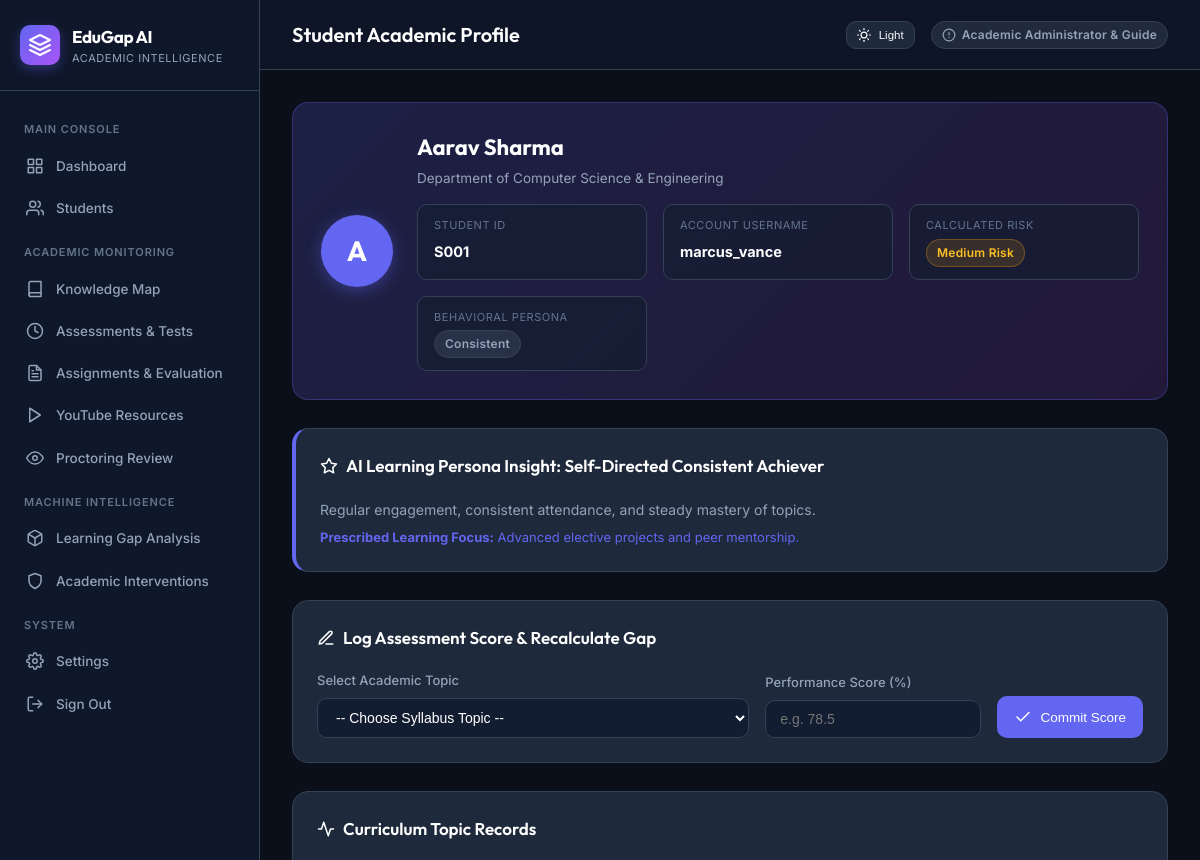
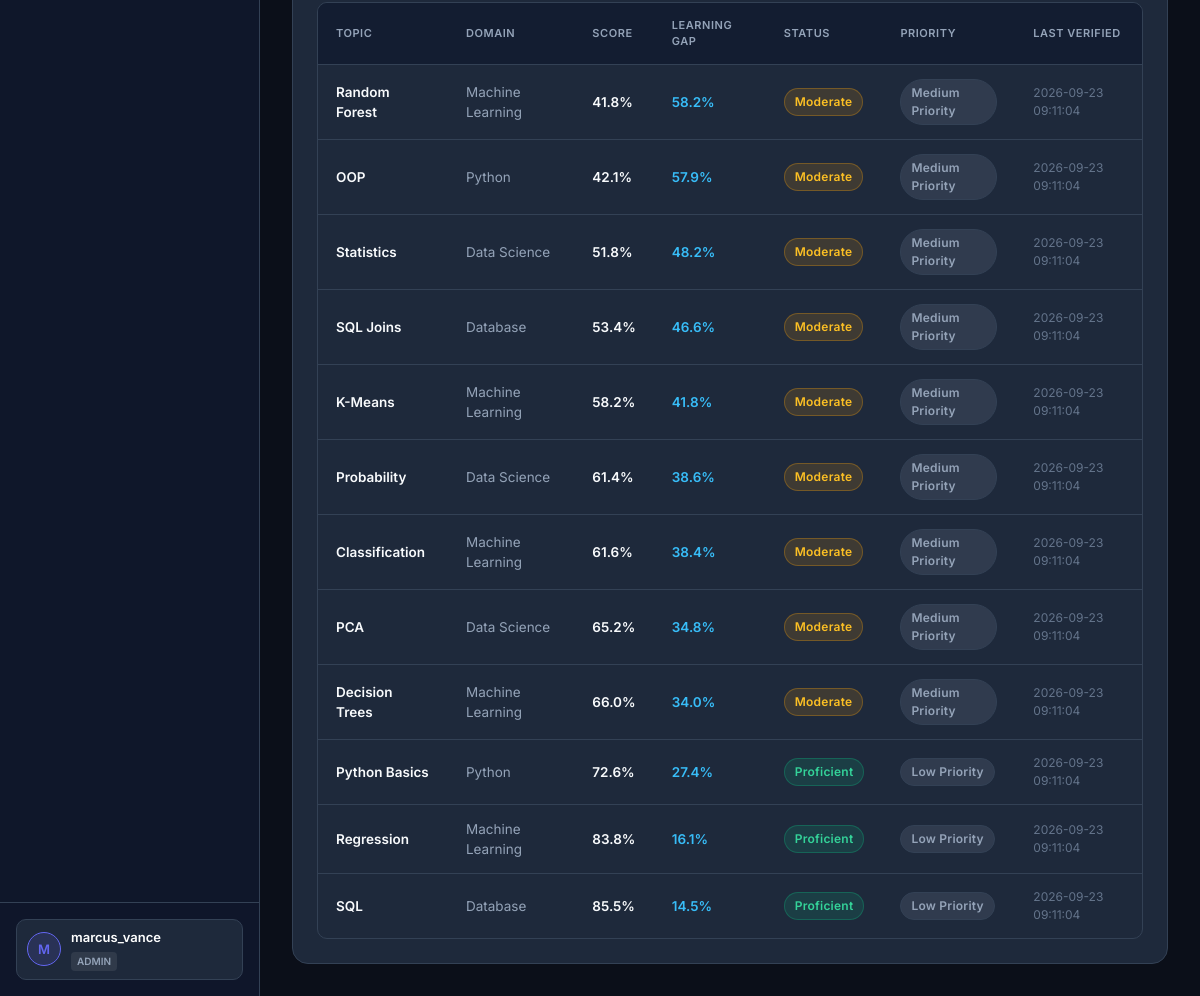
Page /profile (signed in) on the committed database (2 pictures, top to bottom).
### tables this page shows
CREATE TABLE students (
    student_id TEXT PRIMARY KEY,
    average_quiz_score REAL,
    average_assignment_score REAL,
    average_learning_gap REAL,
    average_attendance REAL,
    overall_risk TEXT
, name TEXT, email TEXT, department TEXT DEFAULT 'Computer Science & Engineering', enrollment_date TEXT DEFAULT '2025-08-01');

CREATE TABLE student_topics (

    id INTEGER PRIMARY KEY AUTOINCREMENT,

    student_id TEXT NOT NULL,

    topic_id INTEGER NOT NULL,

    score REAL DEFAULT 0,

    learning_gap_score REAL DEFAULT 0,

    gap_category TEXT,

    priority TEXT,

    last_updated TIMESTAMP DEFAULT CURRENT_TIMESTAMP,

    FOREIGN KEY (topic_id)
        REFERENCES topics(id)

);

CREATE TABLE topics (

    id INTEGER PRIMARY KEY AUTOINCREMENT,

    topic_name TEXT NOT NULL UNIQUE,

    subject TEXT,

    description TEXT

);

### app.py (the view, shortened to what this page needs)
@app.route("/profile")
@login_required
def profile():
    student_id = session.get("student_id")
    if not student_id:
        student_id = "S001"
    connection = get_db_connection()
    student = connection.execute(
        "SELECT * FROM students WHERE student_id = ?",
        (student_id,)
    ).fetchone()
    topics = connection.execute(
        "SELECT * FROM topics ORDER BY id"
    ).fetchall()
    performance_data = connection.execute("""
        SELECT
            st.id,
            st.student_id,
            st.topic_id,
            st.score,
            st.learning_gap_score,
            st.gap_category,
            st.priority,
            st.last_updated,
            t.topic_name,
            t.subject
        FROM student_topics st
        JOIN topics t ON st.topic_id = t.id
        WHERE st.student_id = ?
        ORDER BY st.learning_gap_score DESC
    """, (student_id,)).fetchall()
    connection.close()
    features = {
        "quiz_score": student["average_quiz_score"] if student and "average_quiz_score" in student.keys() else 50,
        "assignment_score": student["average_assignment_score"] if student and "average_assignment_score" in student.keys() else 50,
        "attendance": student["average_attendance"] if student and "average_attendance" in student.keys() else 75,
        "videos_watched": 4,
        "lessons_completed": 5,
        "login_frequency": 3,
        "days_inactive": 5,
        "engagement_score": 50
    }
    persona = get_student_cluster_persona(features)
    return render_template(
        "profile.html",
        student=student,
        topics=topics,
        performance_data=performance_data,
        persona=persona
    )

### app.py (called while the page is built)
def get_db_connection():
    connection = sqlite3.connect(DATABASE)
    connection.row_factory = sqlite3.Row
    return connection

def login_required(f):
    @wraps(f)
    def decorated_function(*args, **kwargs):
        if "user_id" not in session:
            flash("Please authenticate to access the academic platform.", "info")
            return redirect(url_for("login"))
        return f(*args, **kwargs)
    return decorated_function

### src/ai_engine.py (called while the page is built)
def get_kmeans_model():
    global _kmeans_model, _scaler_model
    if _kmeans_model is None and KMEANS_FILE.exists():
        _kmeans_model = joblib.load(KMEANS_FILE)
    if _scaler_model is None and SCALER_FILE.exists():
        _scaler_model = joblib.load(SCALER_FILE)
    return _kmeans_model, _scaler_model

### templates/profile.html (shortened to what this page needs)
{% extends "base.html" %}
{% block header_title %}Student Academic Profile{% endblock %}
{% block content %}
<div class="profile-banner">
    <div class="profile-large-avatar">
        {% if student and student['name'] %}
        {{ student['name'][0]|upper }}
        {% elif session.get('username') %}
        {{ session.get('username')[0]|upper }}
        {% else %}
        U
        {% endif %}
    </div>
    <div class="profile-primary-info">
        <h2>
            {% if student and student['name'] %}
            {{ student['name'] }}
            {% else %}
            Registered Scholar
            {% endif %}
        </h2>
        <p>
            Department of
            {% if student and student['department'] %}
            {{ student['department'] }}
            {% else %}
            Computer Science & Engineering
            {% endif %}
        </p>
        <div class="info-grid">
            <div class="info-box">
                <span class="label">Student ID</span>
                <strong>
                    {% if student and student['student_id'] %}
                    {{ student['student_id'] }}
                    {% else %}
                    {{ session.get('student_id', 'S001') }}
                    {% endif %}
                </strong>
            </div>
            <div class="info-box">
                <span class="label">Account Username</span>
                <strong>
                    {{ session.get('username', 'Not available') }}
                </strong>
            </div>
            <div class="info-box">
                <span class="label">Calculated Risk</span>
                {% set risk = 'Low Risk' %}
                {% if student and student['overall_risk'] %}
                {% set risk = student['overall_risk'] %}
                {% elif student and student['average_learning_gap'] is defined %}
                {% if student['average_learning_gap'] >= 60 %}
                {% set risk = 'High Risk' %}
                {% elif student['average_learning_gap'] >= 30 %}
                {% set risk = 'Medium Risk' %}
                {% endif %}
                {% endif %}
                {% if risk == 'High Risk' %}
                <span class="badge badge-high">High Risk</span>
                {% elif risk == 'Medium Risk' %}
                <span class="badge badge-medium">Medium Risk</span>
                {% else %}
                <span class="badge badge-low">Low Risk</span>
                {% endif %}
            </div>
            <div class="info-box">
                <span class="label">Behavioral Persona</span>
                <span class="badge badge-neutral">
                    {% if persona and persona.get('badge') %}
                    {{ persona.get('badge') }}
                    {% else %}
                    Consistent
                    {% endif %}
                </span>
            </div>
        </div>
    </div>
</div>
<div class="card" style="margin-bottom: 28px; border-left: 4px solid var(--primary);">
    <div class="card-header">
        <h3>
            <svg class="icon" viewBox="0 0 24 24">
                <polygon
                    points="12 2 15.09 8.26 22 9.27 17 14.14 18.18 21.02 12 17.77 5.82 21.02 7 14.14 2 9.27 8.91 8.26 12 2" />
            </svg>
            <span>
                AI Learning Persona Insight:
                {% if persona and persona.get('name') %}
                {{ persona.get('name') }}
                {% else %}
                Consistent Learner
                {% endif %}
            </span>
        </h3>
    </div>
    <p style="color: var(--text-secondary); font-size: 14px; margin-bottom: 8px;">
        {% if persona and persona.get('desc') %}
        {{ persona.get('desc') }}
        {% else %}
        Your learning activity shows a consistent academic engagement pattern.
        {% endif %}
    </p>
    <div style="font-size: 13px; color: var(--primary);">
        <strong>Prescribed Learning Focus:</strong>
        {% if persona and persona.get('recommendation_focus') %}
        {{ persona.get('recommendation_focus') }}
        {% else %}
        Continue regular practice and focus on topics with higher learning gaps.
        {% endif %}
    </div>
</div>
<div class="card" style="margin-bottom: 28px;">
    <div class="card-header">
        <h3>
            <svg class="icon" viewBox="0 0 24 24">
                <path d="M12 20h9" />
                <path d="M16.5 3.5a2.121 2.121 0 0 1 3 3L7 19l-4 1 1-4L16.5 3.5z" />
            </svg>
            <span>
                Log Assessment Score & Recalculate Gap
            </span>
        </h3>
    </div>
    <form method="POST" action="{{ url_for('update_performance') }}">
        <div class="form-grid-2">
            <div class="form-group" style="margin-bottom: 0;">
                <label class="form-label" for="topic_id">
                    Select Academic Topic
                </label>
                <select name="topic_id" id="topic_id" class="form-control" required>
                    <option value="">
                        -- Choose Syllabus Topic --
                    </option>
                </select>
            </div>
            <div class="form-group" style="margin-bottom: 0;">
                <label class="form-label" for="score">
                    Performance Score (%)
                </label>
                <input type="number" id="score" name="score" class="form-control" min="0" max="100" step="0.1"
                    placeholder="e.g. 78.5" required>
            </div>
            <button type="submit" class="btn btn-primary" style="height: 42px;">
                <svg class="icon" viewBox="0 0 24 24">
                    <polyline points="20 6 9 17 4 12" />
                </svg>
                <span>Commit Score</span>
            </button>
        </div>
    </form>
</div>
<div class="card">
    <div class="card-header">
        <h3>
            <svg class="icon" viewBox="0 0 24 24">
                <polyline points="22 12 18 12 15 21 9 3 6 12 2 12" />
            </svg>
            <span>
                Curriculum Topic Records
            </span>
        </h3>
    </div>
    {% if performance_data %}
    <div class="table-container">
        <table>
            <thead>
                <tr>
                    <th>Topic</th>
                    <th>Domain</th>
                    <th>Score</th>
                    <th>Learning Gap</th>
                    <th>Status</th>
                    <th>Priority</th>
                    <th>Last Verified</th>
                </tr>
            </thead>
            <tbody>
                {% for item in performance_data %}
                <tr>
                    <td style="font-weight: 600;">
                        {{ item['topic_name'] }}
                    </td>
                    <td style="color: var(--text-secondary);">
                        {{ item['subject'] }}
                    </td>
                    <td>
                        <span style="font-weight: 600;">
                            {{ "%.1f"|format(item['score']|float) }}%
                        </span>
                    </td>
                    <td>
                        {% set gap = item['learning_gap_score']|float %}
                        {% if gap >= 60 %}
                        {% set gap_color = '#f87171' %}
                        {% elif gap >= 30 %}
                        {% set gap_color = '#fbbf24' %}
                        {% else %}
                        {% set gap_color = '#34d399' %}
                        {% endif %}
                        <span class="gap-value-text" style="font-weight: 600; color: #38bdf8;">
                            {{ "%.1f"|format(gap) }}%
                        </span>
                    </td>
                    <td>
                        {% set category = item['gap_category']|default('Low', true) %}
                        {% if category == 'High' or category == 'High Gap' %}
                        <span class="badge badge-high">
                            High Gap
                        </span>
                        {% elif category == 'Medium' or category == 'Medium Gap' %}
                        <span class="badge badge-medium">
                            Moderate
                        </span>
                        {% else %}
                        <span class="badge badge-low">
                            Proficient
                        </span>
                        {% endif %}
                    </td>
                    <td>
                        <span class="badge badge-neutral">
                            {{ item['priority']|default('Normal', true) }}
                        </span>
                    </td>
                    <td style="color: var(--text-muted); font-size: 12px;">
                        {{ item['last_updated']|default('Not available', true) }}
                    </td>
                </tr>
                {% endfor %}
            </tbody>
        </table>
    </div>
    {% endif %}
</div>
{% endblock %}

### templates/base.html (style rules this page uses)
:root { --bg-body: #0b0f19; --bg-sidebar: #0f172a; --bg-card: #1e293b; --bg-card-hover: #263349; --border-color: #334155; --text-primary: #f8fafc; --text-secondary: #94a3b8; --text-muted: #64748b; --primary: #6366f1; --primary-hover: #4f46e5; --primary-light: rgba(99, 102, 241, 0.15); --success: #10b981; --success-light: rgba(16, 185, 129, 0.15); --warning: #f59e0b; --warning-light: rgba(245, 158, 11, 0.15); --danger: #ef4444; --danger-light: rgba(239, 68, 68, 0.15); --info: #0ea5e9; --info-light: rgba(14, 165, 233, 0.15); --radius-sm: 6px; --radius-md: 10px; --radius-lg: 16px; --transition: all 0.2s cubic-bezier(0.4, 0, 0.2, 1); }
* { box-sizing: border-box; margin: 0; padding: 0; }
body { font-family: 'Inter', system-ui, -apple-system, sans-serif; background-color: var(--bg-body); color: var(--text-primary); line-height: 1.5; min-height: 100vh; display: flex; }
.icon { display: inline-flex; align-items: center; justify-content: center; width: 18px; height: 18px; stroke-width: 2; stroke: currentColor; fill: none; stroke-linecap: round; stroke-linejoin: round; flex-shrink: 0; }
.btn { display: inline-flex; align-items: center; justify-content: center; gap: 8px; padding: 8px 16px; font-size: 13.5px; font-weight: 500; border-radius: var(--radius-md); text-decoration: none; cursor: pointer; border: 1px solid transparent; transition: var(--transition); }
.btn-primary { background-color: var(--primary); color: #ffffff; }
.card { background: var(--bg-card); border: 1px solid var(--border-color); border-radius: var(--radius-lg); padding: 24px; transition: var(--transition); }
.card-header { display: flex; align-items: center; justify-content: space-between; margin-bottom: 20px; }
.card-header h3 { font-family: 'Outfit', sans-serif; font-size: 17px; font-weight: 600; color: #ffffff; display: flex; align-items: center; gap: 8px; }
.badge { display: inline-flex; align-items: center; gap: 6px; padding: 4px 10px; border-radius: 9999px; font-size: 12px; font-weight: 600; letter-spacing: 0.02em; }
.badge-medium { background: var(--warning-light); color: #fbbf24; border: 1px solid rgba(245, 158, 11, 0.3); }
.badge-low { background: var(--success-light); color: #34d399; border: 1px solid rgba(16, 185, 129, 0.3); }
.badge-neutral { background: rgba(148, 163, 184, 0.15); color: var(--text-secondary); border: 1px solid var(--border-color); }
.table-container { overflow-x: auto; border-radius: var(--radius-md); border: 1px solid var(--border-color); }
table { width: 100%; border-collapse: collapse; text-align: left; font-size: 13.5px; }
th { background: #131d31; color: var(--text-secondary); font-weight: 600; padding: 14px 18px; border-bottom: 1px solid var(--border-color); text-transform: uppercase; font-size: 11px; letter-spacing: 0.05em; }
td { padding: 14px 18px; border-bottom: 1px solid var(--border-color); color: var(--text-primary); }
tr:last-child td { border-bottom: none; }
.form-group { margin-bottom: 18px; }
.form-label { display: block; font-size: 13px; font-weight: 500; color: var(--text-secondary); margin-bottom: 8px; }
.form-control { width: 100%; background: #131d31; border: 1px solid var(--border-color); border-radius: var(--radius-md); padding: 10px 14px; color: #ffffff; font-size: 14px; outline: none; transition: var(--transition); }

### rows in the picture
students: name "A", name "Aarav Sharma", department "Computer Science & Engineering", student_id "S001"
student_topics: topic_name "Random Forest", subject "Machine Learning", score "41.8", learning_gap_score "58.2", gap_category "Moderate", priority "Medium Priority", last_updated "2026-09-23 09:11:04"
student_topics: topic_name "OOP", subject "Python", score "42.1", learning_gap_score "57.9", gap_category "Moderate", priority "Medium Priority", last_updated "2026-09-23 09:11:04"
student_topics: topic_name "Statistics", subject "Data Science", score "51.8", learning_gap_score "48.2", gap_category "Moderate", priority "Medium Priority", last_updated "2026-09-23 09:11:04"
student_topics: topic_name "SQL Joins", subject "Database", score "53.4", learning_gap_score "46.6", gap_category "Moderate", priority "Medium Priority", last_updated "2026-09-23 09:11:04"
student_topics: topic_name "K-Means", subject "Machine Learning", score "58.2", learning_gap_score "41.8", gap_category "Moderate", priority "Medium Priority", last_updated "2026-09-23 09:11:04"
student_topics: topic_name "Probability", subject "Data Science", score "61.4", learning_gap_score "38.6", gap_category "Moderate", priority "Medium Priority", last_updated "2026-09-23 09:11:04"
student_topics: topic_name "Classification", subject "Machine Learning", score "61.6", learning_gap_score "38.4", gap_category "Moderate", priority "Medium Priority", last_updated "2026-09-23 09:11:04"
student_topics: topic_name "PCA", subject "Data Science", score "65.2", learning_gap_score "34.8", gap_category "Moderate", priority "Medium Priority", last_updated "2026-09-23 09:11:04"
student_topics: topic_name "Decision Trees", subject "Machine Learning", score "66.0", learning_gap_score "34.0", gap_category "Moderate", priority "Medium Priority", last_updated "2026-09-23 09:11:04"
student_topics: topic_name "Python Basics", subject "Python", score "72.6", learning_gap_score "27.4", gap_category "Proficient", priority "Low Priority", last_updated "2026-09-23 09:11:04"
student_topics: topic_name "Regression", subject "Machine Learning", score "83.8", learning_gap_score "16.1", gap_category "Proficient", priority "Low Priority", last_updated "2026-09-23 09:11:04"
student_topics: topic_name "SQL", subject "Database", score "85.5", learning_gap_score "14.5", gap_category "Proficient", priority "Low Priority", last_updated "2026-09-23 09:11:04"

### other values in the picture
{{ session.get("username", "U")[0]|upper }} "M"
{{ session.get("username", "User") }} "marcus_vance"
{{ session.get("role", "student") }} "ADMIN"
{{ session.get('username', 'Not available') }} "marcus_vance"
{{ persona.get('badge') }} "Consistent"
{{ persona.get('name') }} "Self-Directed Consistent Achiever"
{{ persona.get('desc') }} "Regular engagement, consistent attendance, and steady mastery of topics."
{{ persona.get('recommendation_focus') }} "Advanced elective projects and peer mentorship."
